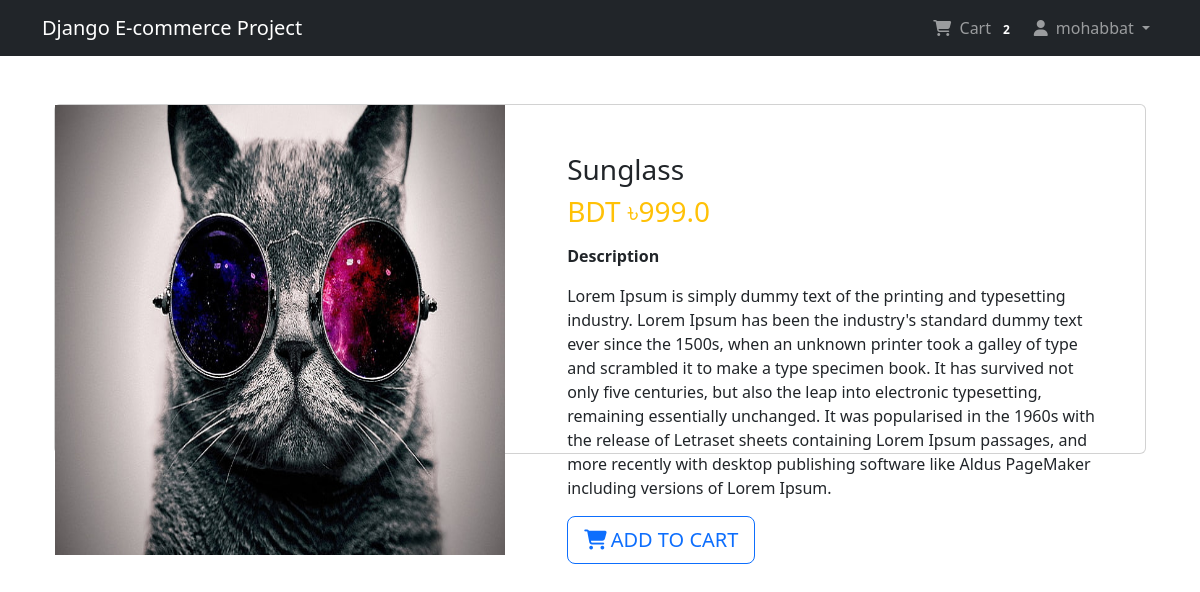
/Shop/pro-detials/2/ (signed in), run on the app's committed database.
### app_login/models.py (models this page shows, shortened)
class User(AbstractBaseUser, PermissionsMixin):
    email = models.EmailField(unique=True, null=False)
    is_staff = models.BooleanField(
        gettext_lazy('staff status'),
        default=False,
        help_text = gettext_lazy('Designates whether the use can log in this site')
    )
    is_active = models.BooleanField(
        gettext_lazy('active'),
        default = True,
        help_text = gettext_lazy('Designate whether this user should be treated as active, Unselect this instead of deleting accounts'),
    )
    USERNAME_FIELD = 'email'
    objects = MyUserManager()

class Profile(models.Model):
    user = models.OneToOneField(User, on_delete=models.CASCADE, related_name="profile")
    username = models.CharField(max_length=264, blank=True)
    full_name = models.CharField(max_length=264, blank=True, null=True)
    address = models.TextField(max_length=300, blank=True)
    city = models.CharField(max_length=40, blank=True)
    zip_code = models.CharField(max_length=10, blank=True)
    country = models.CharField(max_length=50, blank=True)
    phone = models.CharField(max_length= 20, blank=True)
    date_joined = models.DateTimeField(auto_now_add=True)

### app_order/models.py (models this page shows, shortened)
class Order(models.Model):
    orderitems = models.ManyToManyField(Cart)
    user = models.ForeignKey(settings.AUTH_USER_MODEL, on_delete=models.CASCADE)
    ordered = models.BooleanField(default=False)
    created = models.DateTimeField(auto_now_add=True)
    paymentId = models.CharField(max_length=264, blank=True, null=True)
    orderId = models.CharField(max_length=200, blank=True, null=True)

### app_shop/models.py (models this page shows, shortened)
class Product(models.Model):
    mainimage = models.ImageField(upload_to='Products')
    name = models.CharField(max_length=264)
    category = models.ForeignKey(Category, on_delete=models.CASCADE, related_name="category")
    preview_text = models.TextField(max_length=200, verbose_name="Preview Text")
    details_text = models.TextField(max_length=1000, verbose_name="description")
    price = models.FloatField()
    old_price = models.FloatField(default=0.00)
    created = models.DateTimeField(auto_now_add=True)
    class Meta:
        ordering = ['-created', ]

### app_shop/views.py (the view)
# urls.py: path('pro-detials/<pk>/', views.ProductDetials.as_view(), name="product_detials"),
class ProductDetials(LoginRequiredMixin, DetailView):
    model = Product
    template_name = 'app_shop/product_details.html'

### app_order/templatetags/cart_tag.py (called while the page is built)
@register.filter
def cart_total(user):
    order = Order.objects.filter(user=user, ordered=False)
    if order.exists():
        return order[0].orderitems.count()
    else:
        return 0

### templates/app_shop/product_details.html (shortened to what this page needs)
{% extends 'base.html' %}
{% block content %}
<div class="container my-5">
    <div class="card">
        <div class="row">
            <aside class="col-sm-5 border-right">
                <article class="gallery-wrap">
                    <div class="img-big-wrap">
                        <div>
                            <a href=""><img src="/media/{{object.mainimage}}" style="width: 450px;"></a>
                        </div>
                    </div>
                </article>
            </aside>
            <aside class="col-lg-7">
                <article class="card-body p-5">
                    <h3 class="title mp3">{{object.name}}</h3>
                    <p class="price-detail-wrap">
                        <span class="price h3 text-warning">
                            <span class="currency">BDT &#2547;</span><span class="num">{{object.price}}</span>
                        </span>
                    </p>
                    <dl class="item-property">
                        <dt>Description</dt>
                        <dd><p>{{object.details_text|linebreaks}}</p></dd>
                    </dl>
                    <a href="{% url 'app_order:add' pk=object.pk %}" class="btn btn-lg btn-outline-primary text-uppercase"><i class="fa-solid fa-cart-shopping me-1"></i>Add to cart</a>
                </article>
            </aside>
        </div>
    </div>
</div>
{% endblock %}

### templates/navbar.html (shortened to what this page needs)
{% load cart_tag %}
<nav class="navbar navbar-expand-lg navbar-dark bg-dark">
    <div class="container">
        <a href="{% url 'app_shop:home' %}" class="navbar-brand">Django E-commerce Project</a>
        <div class="collapse navbar-collapse" id="navbarNav">
            <ul class="navbar-nav ms-auto">
                {% if request.user.is_authenticated %}
                <li class="nav-item">
                    <a class="nav-link" href="{% url 'app_order:cart' %}">
                        <i class="fa-solid fa-cart-shopping me-1"></i> Cart
                        <span class="badge badge-light">{{ request.user | cart_total }}</span>
                    </a>
                </li>
                <li class="nav-item dropdown">
                    <a class="nav-link dropdown-toggle" href="#" id="profileDropdown" role="button"
                       data-bs-toggle="dropdown" aria-expanded="false">
                        <i class="fa-solid fa-user me-1"></i> {{request.user.profile.username}}
                    </a>
                </li>
                {% else %}
                    <li class="nav-item">
                        <a class="nav-link btn btn-outline-primary ms-3 px-3 py-1" href="{% url 'app_login:login' %}">
                            <i class="fa-solid fa-right-to-bracket me-1"></i> Login
                        </a>
                    </li>
                {% endif %}
            </ul>
        </div>
    </div>
</nav>

### static/css/main.css (style rules this page uses)
.gallery-wrap .img-big-wrap img { height: 450px; width: auto; display: inline-block; cursor: zoom-in; }

### templates/base.html (style rules this page uses)
.card { height: 350px; }

### data on the page
User: user|cart_total "2", user.profile.username "mohabbat"
Product: mainimage (picture), name "Sunglass", price "999.0", details_text "Lorem Ipsum is simply dummy text of the printing and typesetting industry. Lorem Ipsum has been the industry's standard dummy text ever since the 1500s, when an unknown printer took a galley of type and scrambled it to make a type specimen book. It has survived not only five centuries, but also the leap into electronic typesetting, remaining essentially unchanged. It was popularised in the 1960s with the release of Letraset sheets containing Lorem Ipsum passages, and more recently with desktop publishing software like Aldus PageMaker including versions of Lorem Ipsum."
